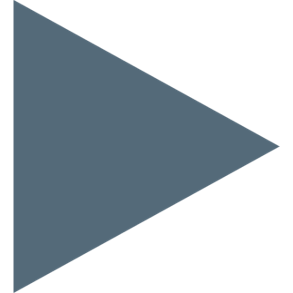
#> input picture triangle-picker-blue-rotated.png, 293 x 293 px
$ python anim.py triangle-picker-blue-rotated.png   (Python 2 division)
#> lines starting #> are read from the running program, lines starting #| are printed output that depends on the picture
#!/usr/bin/python2.6

# -*-coding:Latin-1 -*

import numpy as np
import matplotlib.pyplot as plt
import matplotlib.image as mpimg
import matplotlib.animation as animation
import sys


FPS = 10
x = 32


if len(sys.argv) > 1:
    fichier = sys.argv[1]
    img = mpimg.imread(fichier)
#> img is the input picture: shape (293, 293, 4) float32; mean R, G, B, A 0.152, 0.192, 0.219, 0.454
    if img.dtype == np.float32:
        img = (img * 255).astype(np.uint8)
    morceau_im = img[:,:x]
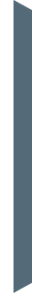
#> morceau_im: shape (293, 32, 4); mean R, G, B, A 48.5, 61.2, 70, 142.3; transparent parts drawn white
    fig = plt.figure(figsize=(5,5))
    plt.axis('off')
    im_anim = plt.imshow(morceau_im)

    def animate(i):
        im_anim.set_array(img[:,i*x:(i+1)*x])
        return im_anim,
    def init():
        im_anim.set_array(img[:,:x])
        return im_anim,
    animiii = animation.FuncAnimation(fig, animate, init_func=init, frames=len(img[0])/x, interval = 1./FPS*1000, repeat=True)
    plt.show()
else:
    print("Donne le nom du fichier en parametre encule")
